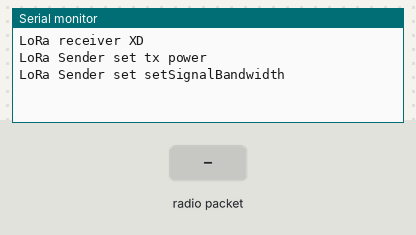
A sketch run on a simulated ESP8266 (NodeMCU). On the bench: the last lines printed to the serial monitor. The inputs (shaded band) are chosen by the test bench. No radio packets arrive unless stated.

Above: at 1.2 s.
1.3 s: radio packet "START" arrives
At 2.5 s:
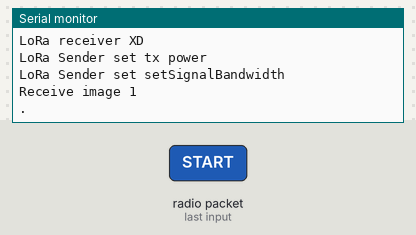
2.8 s: radio packet "END" arrives
At 3.9 s:
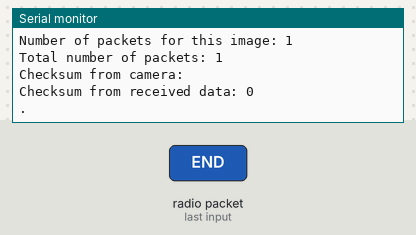

Measured:
- after the input at 1.3 s, the serial monitor: prints a new line at once (image 1)
- after the input at 2.8 s, the serial monitor: prints a new line at once (image 2)

The sketch:

esp32s2mini_lora_receiver_IMAGE_Bandwidth.ino
```cpp
#ifndef ESP32
  #error This code is designed to run on ESP32 platform, not Arduino nor ESP8266! Please check your Tools->Board setting.
#endif
#include <SPI.h>
#include <LoRa.h>

//PINOUT -------------------------------------start
#include <Wire.h> //for custom sda, scl define
//---lora
#define ss 12  //MOSI: 11, MISO: 9, SCK: 7
#define rst 16
#define dio0 2
//---lora
//PINOUT --------------------------------------end

String inString = "";    // string to hold current packet data
String image_data = "";    // string to hold whole receive image
String image_data_copy = "";    // string to hold whole receive image
String check_sum = "";    // string to hold check_sum
bool gate_for_checksum = false;
uint32_t tTimer;     // used to time tasks
int current_count = 0;
int total_count = 0;
int image_number = 0;
void setup() {
 pinMode(LED_BUILTIN, OUTPUT);
  Serial.begin(9600);

  LoRa.setPins(ss, rst, dio0);

  if (!LoRa.begin(433E6)) {
    Serial.println("Starting LoRa failed!");
    while (1){  Serial.print("MOSI: ");
  Serial.println(MOSI);
  Serial.print("MISO: ");
  Serial.println(MISO);
  Serial.print("SCK: ");
  Serial.println(SCK);
  Serial.print("SS: ");
  Serial.println(SS);

  digitalWrite(LED_BUILTIN, HIGH);  // turn the LED on (HIGH is the voltage level)
  delay(1000);                      // wait for a second
  digitalWrite(LED_BUILTIN, LOW);   // turn the LED off by making the voltage LOW
  delay(10000);
   };
  }
  Serial.println("LoRa receiver XD");
  LoRa.setTxPower(20, PA_OUTPUT_PA_BOOST_PIN);
  Serial.println("LoRa Sender set tx power");

  LoRa.setSignalBandwidth(500E3);
  Serial.println("LoRa Sender set setSignalBandwidth");
}

void loop() {
loraEngineReceiver();
  // delay(100);
}

void loraEngineReceiver(){
   int packetSize = LoRa.parsePacket();

    if (packetSize) {

    // digitalWrite(LED_BUILTIN, HIGH);  // turn the LED on (HIGH is the voltage level)
    // delay(2);                      // wait for a second
    // digitalWrite(LED_BUILTIN, LOW);   // turn the LED off by making the voltage LOW

    // read packet
    while (LoRa.available())
    {
      int inChar = LoRa.read();
      inString += (char)inChar;
      // val = inString.toInt();

    }
    if(inString == "START"){
      image_number ++;
      Serial.println("Receive image "+String(image_number));
      tTimer = millis();
      image_data = "";
    }

    if(gate_for_checksum){ //after SUM
      check_sum = inString;
      gate_for_checksum=false; //enter inside only one time
    }

    if(inString == "SUM" ){
      image_data_copy = image_data;
      gate_for_checksum=true; // to catch data sent after SUM
    }

    if(inString == "END"){
      Serial.println("\nReceiving image number "+String(image_number)+" took " + String((millis() - tTimer)/1000) + " seconds.");
      Serial.println("Number of packets for this image: "+ String(current_count));
      Serial.println("Total number of packets: "+ String(total_count));
      Serial.println("Checksum from camera: "+ check_sum);
      Serial.println("Checksum from received data: "+ String(image_data_copy.length()));
      Serial.println(image_data_copy);
      image_data = "";
      image_data_copy="";
      current_count = 0;
      gate_for_checksum=false;
    }

    if(inString != "END" && inString != "START" )
    {
      image_data += inString;
    }

    Serial.print(".");
    inString = "";
    current_count ++;
    total_count ++;
    LoRa.packetRssi();
}
}
```
